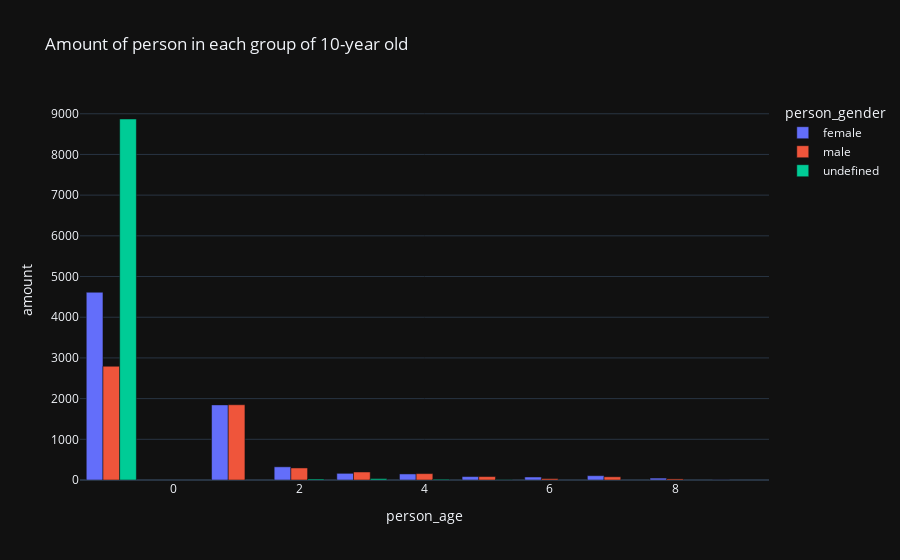
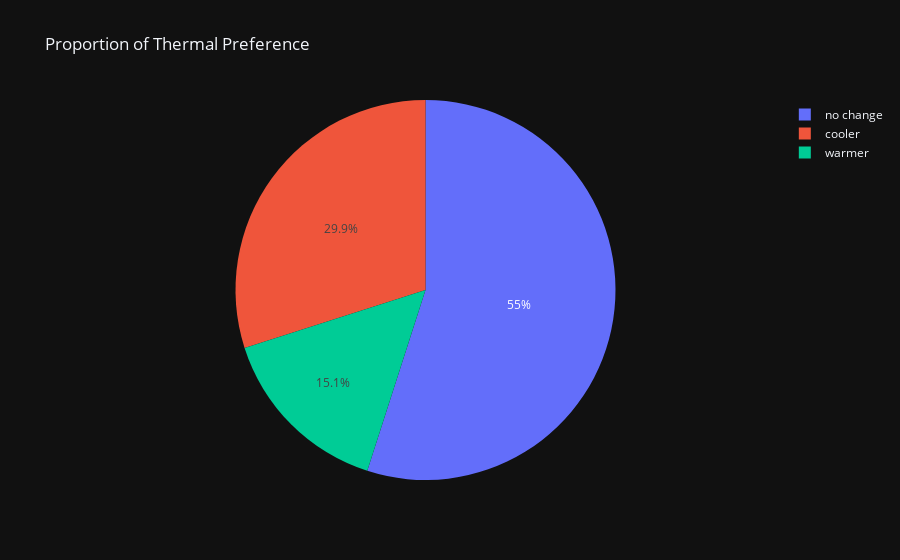
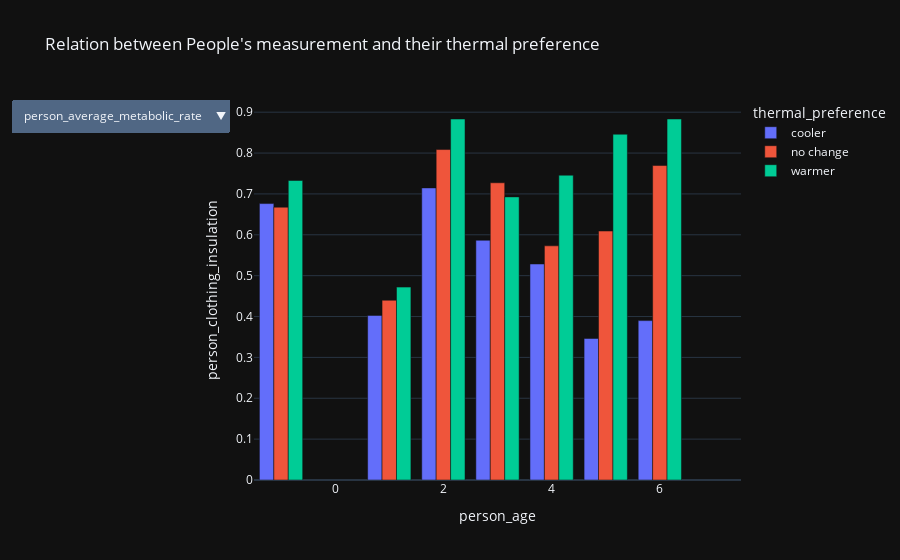

Notebook cell for these charts, in order:
### Markdown cell above
### Person

### Code cell
df_person = ashrae_data[[col for col in list(ashrae_data.columns) if col.startswith("person")]]
df_person.loc[:,'person_age'] = (df_person['person_age']//10).fillna(-1).reset_index()
df_person.loc[:,'person_gender'] = df_person['person_gender'].fillna("undefined")

df_age = df_person.groupby(["person_age","person_gender"]).size().to_frame().reset_index()
df_age = df_age.rename(columns={0:"amount"})

fig = px.bar(df_age, x="person_age", y="amount", color="person_gender", barmode="group", title="Amount of person in each group of 10-year old", template="plotly_dark")
fig.show()

df_person_thermal = df_person
df_person_thermal.loc[:,"thermal_preference"] = ashrae_data["thermal_preference"]

df_person_thermal = df_person.groupby(["thermal_preference"]).size().reset_index()

fig = px.pie(df_person_thermal, values=0, names="thermal_preference", title="Proportion of Thermal Preference", template="plotly_dark")
fig.show()

df_person_thermal = df_person
df_person_thermal.loc[:,"thermal_preference"] = ashrae_data["thermal_preference"]
df_person_thermal = df_person_thermal.groupby(["person_age","thermal_preference"]).agg({
                                                                                "person_average_metabolic_rate":"mean",
                                                                                "person_clothing_insulation":"mean",
                                                                                "person_activity_10":"mean",
                                                                                "person_activity_20":"mean",
                                                                                "person_activity_30":"mean",
                                                                                "person_activity_60":"mean",
                                                                            }).reset_index()

fig = px.bar(df_person_thermal, x="person_age", y="person_clothing_insulation", color="thermal_preference", barmode="group", title="Relation between People's measurement and their thermal preference", template="plotly_dark")
fig.update_layout(
    updatemenus=[
        {
            "buttons":[
                {
                    "label":"person_average_metabolic_rate",
                    "method":"update",
                    "args":
                    [
                        {"y":[df_person_thermal["person_average_metabolic_rate"]]},
                        {"yaxis":{"title":"person_average_metabolic_rate"}},
                    ]
                },
                {
                    "label":"person_clothing_insulation",
                    "method":"update",
                    "args":
                    [
                        {"y":[df_person_thermal["person_clothing_insulation"]]},
                        {"yaxis":{"title":"person_clothing_insulation"}},
                    ]
                } 
            ]
        }
    ]
)
fig.show()

### Figure 1 — Plotly figure (JSON) as saved in the notebook; plotly's stock layout.template omitted (floating-point values rounded to 4 significant figures)
{"data": [{"alignmentgroup": "True", "hovertemplate": "person_gender=female<br>person_age=%{x}<br>amount=%{y}<extra></extra>", "legendgroup": "female", "marker": {"color": "#636efa", "pattern": {"shape": ""}}, "name": "female", "offsetgroup": "female", "orientation": "v", "showlegend": true, "textposition": "auto", "type": "bar", "x": [-1, 1, 2, 3, 4, 5, 6, 7, 8, 9], "xaxis": "x", "y": [4614, 1846, 324, 164, 149, 84, 74, 106, 47, 5], "yaxis": "y"}, {"alignmentgroup": "True", "hovertemplate": "person_gender=male<br>person_age=%{x}<br>amount=%{y}<extra></extra>", "legendgroup": "male", "marker": {"color": "#EF553B", "pattern": {"shape": ""}}, "name": "male", "offsetgroup": "male", "orientation": "v", "showlegend": true, "textposition": "auto", "type": "bar", "x": [-1, 1, 2, 3, 4, 5, 6, 7, 8], "xaxis": "x", "y": [2795, 1849, 296, 196, 157, 84, 34, 79, 27], "yaxis": "y"}, {"alignmentgroup": "True", "hovertemplate": "person_gender=undefined<br>person_age=%{x}<br>amount=%{y}<extra></extra>", "legendgroup": "undefined", "marker": {"color": "#00cc96", "pattern": {"shape": ""}}, "name": "undefined", "offsetgroup": "undefined", "orientation": "v", "showlegend": true, "textposition": "auto", "type": "bar", "x": [-1, 2, 3, 4, 5], "xaxis": "x", "y": [8871, 25, 34, 19, 7], "yaxis": "y"}], "layout": {"barmode": "group", "legend": {"title": {"text": "person_gender"}, "tracegroupgap": 0}, "title": {"text": "Amount of person in each group of 10-year old"}, "xaxis": {"anchor": "y", "domain": [0, 1], "title": {"text": "person_age"}}, "yaxis": {"anchor": "x", "domain": [0, 1], "title": {"text": "amount"}}}}

### Figure 2 — Plotly figure (JSON) as saved in the notebook; plotly's stock layout.template omitted (floating-point values rounded to 4 significant figures)
{"data": [{"domain": {"x": [0, 1], "y": [0, 1]}, "hovertemplate": "thermal_preference=%{label}<br>0=%{value}<extra></extra>", "labels": ["cooler", "no change", "warmer"], "legendgroup": "", "name": "", "showlegend": true, "type": "pie", "values": [3349, 6148, 1690]}], "layout": {"legend": {"tracegroupgap": 0}, "title": {"text": "Proportion of Thermal Preference"}}}

### Figure 3 — Plotly figure (JSON) as saved in the notebook; plotly's stock layout.template omitted (floating-point values rounded to 4 significant figures)
{"data": [{"alignmentgroup": "True", "hovertemplate": "thermal_preference=cooler<br>person_age=%{x}<br>person_clothing_insulation=%{y}<extra></extra>", "legendgroup": "cooler", "marker": {"color": "#636efa", "pattern": {"shape": ""}}, "name": "cooler", "offsetgroup": "cooler", "orientation": "v", "showlegend": true, "textposition": "auto", "type": "bar", "x": [-1, 1, 2, 3, 4, 5, 6], "xaxis": "x", "y": [0.6764, 0.4027, 0.7147, 0.5866, 0.5285, 0.3464, 0.39], "yaxis": "y"}, {"alignmentgroup": "True", "hovertemplate": "thermal_preference=no change<br>person_age=%{x}<br>person_clothing_insulation=%{y}<extra></extra>", "legendgroup": "no change", "marker": {"color": "#EF553B", "pattern": {"shape": ""}}, "name": "no change", "offsetgroup": "no change", "orientation": "v", "showlegend": true, "textposition": "auto", "type": "bar", "x": [-1, 1, 2, 3, 4, 5, 6, 7], "xaxis": "x", "y": [0.6676, 0.4399, 0.8086, 0.7272, 0.573, 0.6092, 0.7694, null], "yaxis": "y"}, {"alignmentgroup": "True", "hovertemplate": "thermal_preference=warmer<br>person_age=%{x}<br>person_clothing_insulation=%{y}<extra></extra>", "legendgroup": "warmer", "marker": {"color": "#00cc96", "pattern": {"shape": ""}}, "name": "warmer", "offsetgroup": "warmer", "orientation": "v", "showlegend": true, "textposition": "auto", "type": "bar", "x": [-1, 1, 2, 3, 4, 5, 6], "xaxis": "x", "y": [0.7329, 0.472, 0.8833, 0.6927, 0.7458, 0.8461, 0.8833], "yaxis": "y"}], "layout": {"barmode": "group", "legend": {"title": {"text": "thermal_preference"}, "tracegroupgap": 0}, "title": {"text": "Relation between People's measurement and their thermal preference"}, "updatemenus": [{"buttons": [{"args": [{"y": [[1.185, 1.174, 1.149, 1.2, 1.2, 1.2, 1.133, 1.216, 1.325, 1.22, 1.205, 1.178, 1.216, 1.167, 1.133, 1.2, 1.183, 1.35, 1.2, 1.2, null, null]]}, {"yaxis": {"title": "person_average_metabolic_rate"}}], "label": "person_average_metabolic_rate", "method": "update"}, {"args": [{"y": [[0.6764, 0.6676, 0.7329, 0.4027, 0.4399, 0.472, 0.7147, 0.8086, 0.8833, 0.5866, 0.7272, 0.6927, 0.5285, 0.573, 0.7458, 0.3464, 0.6092, 0.8461, 0.39, 0.7694, 0.8833, null]]}, {"yaxis": {"title": "person_clothing_insulation"}}], "label": "person_clothing_insulation", "method": "update"}]}], "xaxis": {"anchor": "y", "domain": [0, 1], "title": {"text": "person_age"}}, "yaxis": {"anchor": "x", "domain": [0, 1], "title": {"text": "person_clothing_insulation"}}}}
